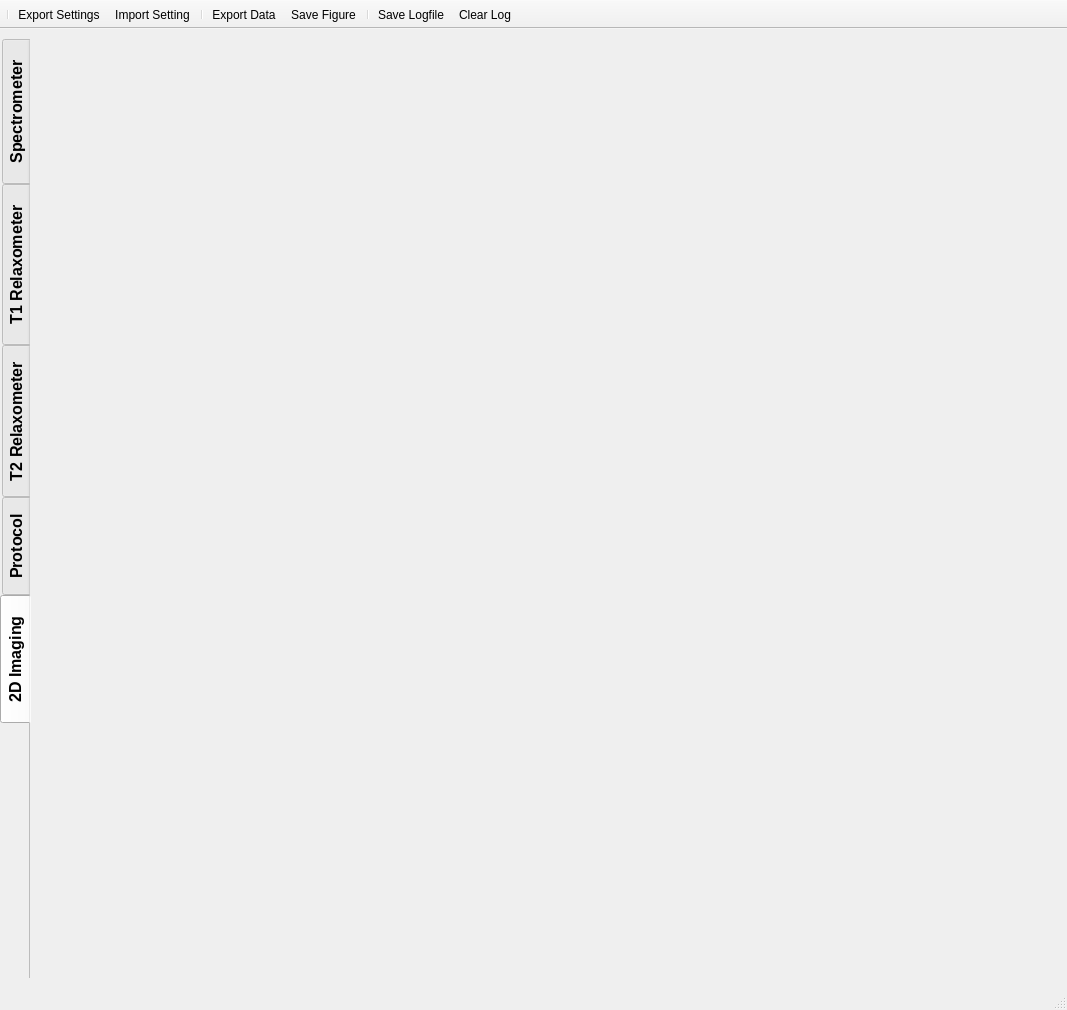
<?xml version="1.0" encoding="UTF-8"?>
<ui version="4.0">
 <class>main_window</class>
 <widget class="QMainWindow" name="main_window">
  <property name="geometry">
   <rect>
    <x>0</x>
    <y>0</y>
    <width>1067</width>
    <height>1010</height>
   </rect>
  </property>
  <property name="windowTitle">
   <string>MainWindow</string>
  </property>
  <property name="autoFillBackground">
   <bool>false</bool>
  </property>
  <property name="animated">
   <bool>true</bool>
  </property>
  <property name="documentMode">
   <bool>true</bool>
  </property>
  <property name="tabShape">
   <enum>QTabWidget::Rounded</enum>
  </property>
  <widget class="QWidget" name="centralwidget">
   <property name="autoFillBackground">
    <bool>false</bool>
   </property>
   <layout class="QHBoxLayout" name="horizontalLayout">
    <property name="spacing">
     <number>10</number>
    </property>
    <property name="leftMargin">
     <number>0</number>
    </property>
    <property name="topMargin">
     <number>10</number>
    </property>
    <property name="rightMargin">
     <number>15</number>
    </property>
    <property name="bottomMargin">
     <number>10</number>
    </property>
    <item>
     <widget class="QTabWidget" name="plotTabWidget">
      <property name="sizePolicy">
       <sizepolicy hsizetype="Expanding" vsizetype="Expanding">
        <horstretch>0</horstretch>
        <verstretch>0</verstretch>
       </sizepolicy>
      </property>
      <property name="sizeIncrement">
       <size>
        <width>0</width>
        <height>0</height>
       </size>
      </property>
      <property name="baseSize">
       <size>
        <width>0</width>
        <height>0</height>
       </size>
      </property>
      <property name="font">
       <font>
        <pointsize>12</pointsize>
        <weight>75</weight>
        <bold>true</bold>
       </font>
      </property>
      <property name="contextMenuPolicy">
       <enum>Qt::DefaultContextMenu</enum>
      </property>
      <property name="layoutDirection">
       <enum>Qt::LeftToRight</enum>
      </property>
      <property name="autoFillBackground">
       <bool>true</bool>
      </property>
      <property name="tabPosition">
       <enum>QTabWidget::West</enum>
      </property>
      <property name="tabShape">
       <enum>QTabWidget::Rounded</enum>
      </property>
      <property name="currentIndex">
       <number>4</number>
      </property>
      <property name="iconSize">
       <size>
        <width>10</width>
        <height>10</height>
       </size>
      </property>
      <property name="elideMode">
       <enum>Qt::ElideNone</enum>
      </property>
      <property name="usesScrollButtons">
       <bool>false</bool>
      </property>
      <property name="documentMode">
       <bool>true</bool>
      </property>
      <property name="tabsClosable">
       <bool>false</bool>
      </property>
      <property name="movable">
       <bool>false</bool>
      </property>
      <property name="tabBarAutoHide">
       <bool>false</bool>
      </property>
      <widget class="QWidget" name="spectrometer">
       <attribute name="title">
        <string>  Spectrometer  </string>
       </attribute>
       <layout class="QHBoxLayout" name="horizontalLayout_4">
        <property name="spacing">
         <number>0</number>
        </property>
        <property name="leftMargin">
         <number>0</number>
        </property>
        <property name="topMargin">
         <number>0</number>
        </property>
        <property name="rightMargin">
         <number>0</number>
        </property>
        <property name="bottomMargin">
         <number>0</number>
        </property>
        <item>
         <widget class="QWidget" name="spectrometerWidget" native="true">
          <property name="autoFillBackground">
           <bool>false</bool>
          </property>
          <layout class="QVBoxLayout" name="spectrometerLayout">
           <property name="spacing">
            <number>10</number>
           </property>
           <property name="leftMargin">
            <number>0</number>
           </property>
           <property name="topMargin">
            <number>0</number>
           </property>
           <property name="rightMargin">
            <number>0</number>
           </property>
           <property name="bottomMargin">
            <number>0</number>
           </property>
          </layout>
         </widget>
        </item>
       </layout>
      </widget>
      <widget class="QWidget" name="T1relaxometer">
       <property name="sizePolicy">
        <sizepolicy hsizetype="Preferred" vsizetype="Preferred">
         <horstretch>0</horstretch>
         <verstretch>0</verstretch>
        </sizepolicy>
       </property>
       <property name="minimumSize">
        <size>
         <width>0</width>
         <height>0</height>
        </size>
       </property>
       <property name="maximumSize">
        <size>
         <width>16777215</width>
         <height>16777215</height>
        </size>
       </property>
       <attribute name="title">
        <string>  T1 Relaxometer  </string>
       </attribute>
       <layout class="QHBoxLayout" name="horizontalLayout_2">
        <property name="spacing">
         <number>0</number>
        </property>
        <property name="leftMargin">
         <number>0</number>
        </property>
        <property name="topMargin">
         <number>0</number>
        </property>
        <property name="rightMargin">
         <number>0</number>
        </property>
        <property name="bottomMargin">
         <number>0</number>
        </property>
        <item>
         <widget class="QWidget" name="verticalWidget" native="true">
          <property name="autoFillBackground">
           <bool>false</bool>
          </property>
          <layout class="QVBoxLayout" name="T1relaxLayout">
           <property name="spacing">
            <number>10</number>
           </property>
           <property name="leftMargin">
            <number>0</number>
           </property>
           <property name="topMargin">
            <number>0</number>
           </property>
           <property name="rightMargin">
            <number>0</number>
           </property>
           <property name="bottomMargin">
            <number>0</number>
           </property>
          </layout>
         </widget>
        </item>
       </layout>
      </widget>
      <widget class="QWidget" name="T2relaxometer">
       <attribute name="title">
        <string> T2 Relaxometer </string>
       </attribute>
       <layout class="QHBoxLayout" name="horizontalLayout_6">
        <property name="spacing">
         <number>0</number>
        </property>
        <property name="leftMargin">
         <number>0</number>
        </property>
        <property name="topMargin">
         <number>0</number>
        </property>
        <property name="rightMargin">
         <number>0</number>
        </property>
        <property name="bottomMargin">
         <number>0</number>
        </property>
        <item>
         <widget class="QWidget" name="horizontalWidget" native="true">
          <layout class="QHBoxLayout" name="T2relaxLayout">
           <property name="spacing">
            <number>0</number>
           </property>
           <property name="leftMargin">
            <number>0</number>
           </property>
           <property name="topMargin">
            <number>0</number>
           </property>
           <property name="rightMargin">
            <number>0</number>
           </property>
           <property name="bottomMargin">
            <number>0</number>
           </property>
          </layout>
         </widget>
        </item>
       </layout>
      </widget>
      <widget class="QWidget" name="protocol">
       <attribute name="title">
        <string> Protocol </string>
       </attribute>
       <layout class="QHBoxLayout" name="horizontalLayout_5">
        <property name="spacing">
         <number>0</number>
        </property>
        <property name="leftMargin">
         <number>0</number>
        </property>
        <property name="topMargin">
         <number>0</number>
        </property>
        <property name="rightMargin">
         <number>0</number>
        </property>
        <property name="bottomMargin">
         <number>0</number>
        </property>
        <item>
         <widget class="QWidget" name="verticalWidget" native="true">
          <layout class="QVBoxLayout" name="verticalLayout">
           <property name="spacing">
            <number>0</number>
           </property>
           <property name="leftMargin">
            <number>0</number>
           </property>
           <property name="topMargin">
            <number>0</number>
           </property>
           <property name="rightMargin">
            <number>0</number>
           </property>
           <property name="bottomMargin">
            <number>0</number>
           </property>
           <item>
            <widget class="QWidget" name="CC" native="true">
             <property name="sizePolicy">
              <sizepolicy hsizetype="Preferred" vsizetype="Fixed">
               <horstretch>0</horstretch>
               <verstretch>0</verstretch>
              </sizepolicy>
             </property>
             <property name="minimumSize">
              <size>
               <width>0</width>
               <height>300</height>
              </size>
             </property>
             <property name="maximumSize">
              <size>
               <width>16777215</width>
               <height>300</height>
              </size>
             </property>
             <property name="font">
              <font>
               <pointsize>10</pointsize>
               <weight>75</weight>
               <bold>true</bold>
              </font>
             </property>
             <layout class="QHBoxLayout" name="protocolLayout">
              <property name="spacing">
               <number>0</number>
              </property>
              <property name="leftMargin">
               <number>0</number>
              </property>
              <property name="topMargin">
               <number>0</number>
              </property>
              <property name="rightMargin">
               <number>0</number>
              </property>
              <property name="bottomMargin">
               <number>0</number>
              </property>
             </layout>
            </widget>
           </item>
           <item>
            <widget class="QWidget" name="Plot" native="true">
             <layout class="QHBoxLayout" name="protocolPlotLayout">
              <property name="spacing">
               <number>0</number>
              </property>
              <property name="leftMargin">
               <number>0</number>
              </property>
              <property name="topMargin">
               <number>0</number>
              </property>
              <property name="rightMargin">
               <number>0</number>
              </property>
              <property name="bottomMargin">
               <number>0</number>
              </property>
             </layout>
            </widget>
           </item>
          </layout>
         </widget>
        </item>
       </layout>
      </widget>
      <widget class="QWidget" name="logbook">
       <property name="autoFillBackground">
        <bool>false</bool>
       </property>
       <attribute name="title">
        <string>  2D Imaging  </string>
       </attribute>
       <layout class="QHBoxLayout" name="horizontalLayout_3">
        <property name="spacing">
         <number>0</number>
        </property>
        <property name="leftMargin">
         <number>0</number>
        </property>
        <property name="topMargin">
         <number>0</number>
        </property>
        <property name="rightMargin">
         <number>0</number>
        </property>
        <property name="bottomMargin">
         <number>0</number>
        </property>
        <item>
         <widget class="QWidget" name="imagingWidget" native="true">
          <property name="autoFillBackground">
           <bool>false</bool>
          </property>
          <layout class="QVBoxLayout" name="imagingLayout">
           <property name="spacing">
            <number>10</number>
           </property>
           <property name="leftMargin">
            <number>0</number>
           </property>
           <property name="topMargin">
            <number>0</number>
           </property>
           <property name="rightMargin">
            <number>0</number>
           </property>
           <property name="bottomMargin">
            <number>0</number>
           </property>
          </layout>
         </widget>
        </item>
       </layout>
      </widget>
     </widget>
    </item>
    <item>
     <widget class="QWidget" name="Controlbar" native="true">
      <property name="sizePolicy">
       <sizepolicy hsizetype="Fixed" vsizetype="Preferred">
        <horstretch>0</horstretch>
        <verstretch>0</verstretch>
       </sizepolicy>
      </property>
      <property name="minimumSize">
       <size>
        <width>280</width>
        <height>0</height>
       </size>
      </property>
      <property name="autoFillBackground">
       <bool>false</bool>
      </property>
      <layout class="QVBoxLayout" name="controlbarLayout">
       <property name="spacing">
        <number>0</number>
       </property>
       <property name="leftMargin">
        <number>0</number>
       </property>
       <property name="topMargin">
        <number>18</number>
       </property>
       <property name="rightMargin">
        <number>0</number>
       </property>
       <property name="bottomMargin">
        <number>0</number>
       </property>
       <item>
        <widget class="QWidget" name="ccWidget" native="true">
         <property name="sizePolicy">
          <sizepolicy hsizetype="Fixed" vsizetype="Preferred">
           <horstretch>0</horstretch>
           <verstretch>0</verstretch>
          </sizepolicy>
         </property>
         <property name="minimumSize">
          <size>
           <width>280</width>
           <height>400</height>
          </size>
         </property>
         <property name="maximumSize">
          <size>
           <width>280</width>
           <height>16777215</height>
          </size>
         </property>
         <layout class="QHBoxLayout" name="ccLayout">
          <property name="spacing">
           <number>0</number>
          </property>
          <property name="leftMargin">
           <number>0</number>
          </property>
          <property name="topMargin">
           <number>0</number>
          </property>
          <property name="rightMargin">
           <number>0</number>
          </property>
          <property name="bottomMargin">
           <number>0</number>
          </property>
         </layout>
        </widget>
       </item>
       <item>
        <spacer name="verticalSpacer">
         <property name="orientation">
          <enum>Qt::Vertical</enum>
         </property>
         <property name="sizeHint" stdset="0">
          <size>
           <width>20</width>
           <height>40</height>
          </size>
         </property>
        </spacer>
       </item>
      </layout>
     </widget>
    </item>
   </layout>
  </widget>
  <widget class="QMenuBar" name="menubar">
   <property name="geometry">
    <rect>
     <x>0</x>
     <y>0</y>
     <width>1067</width>
     <height>22</height>
    </rect>
   </property>
  </widget>
  <widget class="QStatusBar" name="statusbar"/>
  <widget class="QToolBar" name="toolbar">
   <property name="minimumSize">
    <size>
     <width>0</width>
     <height>0</height>
    </size>
   </property>
   <property name="sizeIncrement">
    <size>
     <width>0</width>
     <height>100</height>
    </size>
   </property>
   <property name="windowTitle">
    <string>toolBar</string>
   </property>
   <property name="autoFillBackground">
    <bool>true</bool>
   </property>
   <property name="movable">
    <bool>false</bool>
   </property>
   <property name="orientation">
    <enum>Qt::Horizontal</enum>
   </property>
   <property name="toolButtonStyle">
    <enum>Qt::ToolButtonTextUnderIcon</enum>
   </property>
   <attribute name="toolBarArea">
    <enum>TopToolBarArea</enum>
   </attribute>
   <attribute name="toolBarBreak">
    <bool>false</bool>
   </attribute>
   <addaction name="separator"/>
   <addaction name="action_exportParams"/>
   <addaction name="action_importParams"/>
   <addaction name="separator"/>
   <addaction name="action_exportData"/>
   <addaction name="action_saveFig"/>
   <addaction name="separator"/>
   <addaction name="action_saveLog"/>
   <addaction name="action_clearLog"/>
  </widget>
  <action name="action_exportParams">
   <property name="icon">
    <iconset>
     <normaloff>icons/export_setting_normal.png</normaloff>
     <activeon>icons/export_setting_active.png</activeon>
     <selectedon>icons/export_setting_active.png</selectedon>icons/export_setting_normal.png</iconset>
   </property>
   <property name="text">
    <string>Export Settings</string>
   </property>
   <property name="toolTip">
    <string>Export data</string>
   </property>
   <property name="iconVisibleInMenu">
    <bool>false</bool>
   </property>
  </action>
  <action name="action_importParams">
   <property name="icon">
    <iconset>
     <normaloff>icons/upload_setting_normal.png</normaloff>
     <normalon>icons/upload_setting_active.png</normalon>icons/upload_setting_normal.png</iconset>
   </property>
   <property name="text">
    <string>Import Setting</string>
   </property>
  </action>
  <action name="action_exportData">
   <property name="icon">
    <iconset>
     <normaloff>icons/save_data_normal.png</normaloff>
     <normalon>icons/save_data_active.png</normalon>icons/save_data_normal.png</iconset>
   </property>
   <property name="text">
    <string>Export Data</string>
   </property>
  </action>
  <action name="action_saveFig">
   <property name="icon">
    <iconset>
     <normaloff>icons/save_fig_normal.png</normaloff>
     <normalon>icons/save_fig_active.png</normalon>icons/save_fig_normal.png</iconset>
   </property>
   <property name="text">
    <string>Save Figure</string>
   </property>
   <property name="toolTip">
    <string>Saves the actual figure</string>
   </property>
  </action>
  <action name="action_saveLog">
   <property name="icon">
    <iconset>
     <normaloff>icons/save_log_normal.png</normaloff>
     <normalon>icons/save_log_active.png</normalon>icons/save_log_normal.png</iconset>
   </property>
   <property name="text">
    <string>Save Logfile</string>
   </property>
   <property name="toolTip">
    <string>Saves the logged information</string>
   </property>
  </action>
  <action name="action_clearLog">
   <property name="icon">
    <iconset>
     <normaloff>icons/clear_log_normal.png</normaloff>
     <normalon>icons/clear_log_active.png</normalon>icons/clear_log_normal.png</iconset>
   </property>
   <property name="text">
    <string>Clear Log</string>
   </property>
   <property name="toolTip">
    <string>action_clearLog</string>
   </property>
  </action>
 </widget>
 <resources/>
 <connections/>
</ui>
